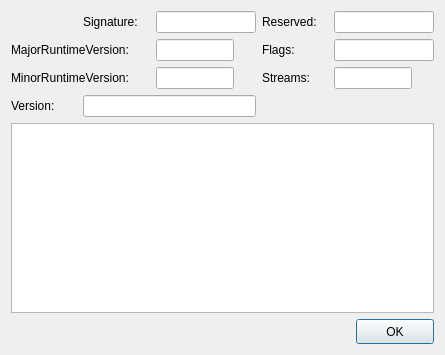
<?xml version="1.0" encoding="UTF-8"?>
<ui version="4.0">
 <class>DialogPEMetaData</class>
 <widget class="QDialog" name="DialogPEMetaData">
  <property name="windowModality">
   <enum>Qt::ApplicationModal</enum>
  </property>
  <property name="geometry">
   <rect>
    <x>0</x>
    <y>0</y>
    <width>445</width>
    <height>355</height>
   </rect>
  </property>
  <property name="minimumSize">
   <size>
    <width>445</width>
    <height>355</height>
   </size>
  </property>
  <property name="maximumSize">
   <size>
    <width>445</width>
    <height>355</height>
   </size>
  </property>
  <property name="windowTitle">
   <string>MetaData</string>
  </property>
  <property name="modal">
   <bool>true</bool>
  </property>
  <layout class="QVBoxLayout" name="verticalLayout">
   <item>
    <layout class="QGridLayout" name="gridLayout">
     <item row="0" column="2">
      <widget class="QLineEditX" name="lineEditSignature">
       <property name="minimumSize">
        <size>
         <width>100</width>
         <height>0</height>
        </size>
       </property>
       <property name="maximumSize">
        <size>
         <width>100</width>
         <height>16777215</height>
        </size>
       </property>
       <property name="alignment">
        <set>Qt::AlignCenter</set>
       </property>
       <property name="readOnly">
        <bool>true</bool>
       </property>
      </widget>
     </item>
     <item row="0" column="3">
      <widget class="QLabel" name="labelReserved">
       <property name="text">
        <string notr="true">Reserved:</string>
       </property>
      </widget>
     </item>
     <item row="0" column="4">
      <widget class="QLineEditX" name="lineEditReserved">
       <property name="minimumSize">
        <size>
         <width>100</width>
         <height>0</height>
        </size>
       </property>
       <property name="maximumSize">
        <size>
         <width>100</width>
         <height>16777215</height>
        </size>
       </property>
       <property name="alignment">
        <set>Qt::AlignCenter</set>
       </property>
       <property name="readOnly">
        <bool>true</bool>
       </property>
      </widget>
     </item>
     <item row="1" column="0" colspan="2">
      <widget class="QLabel" name="labelMajorRuntimeVersion">
       <property name="minimumSize">
        <size>
         <width>69</width>
         <height>0</height>
        </size>
       </property>
       <property name="text">
        <string notr="true">MajorRuntimeVersion:</string>
       </property>
      </widget>
     </item>
     <item row="1" column="2">
      <widget class="QLineEditX" name="lineEditMajorRuntimeVersion">
       <property name="minimumSize">
        <size>
         <width>78</width>
         <height>0</height>
        </size>
       </property>
       <property name="maximumSize">
        <size>
         <width>78</width>
         <height>16777215</height>
        </size>
       </property>
       <property name="alignment">
        <set>Qt::AlignCenter</set>
       </property>
       <property name="readOnly">
        <bool>true</bool>
       </property>
      </widget>
     </item>
     <item row="1" column="3">
      <widget class="QLabel" name="labelFlags">
       <property name="text">
        <string notr="true">Flags:</string>
       </property>
      </widget>
     </item>
     <item row="1" column="4">
      <widget class="QLineEditX" name="lineEditFlags">
       <property name="minimumSize">
        <size>
         <width>100</width>
         <height>0</height>
        </size>
       </property>
       <property name="maximumSize">
        <size>
         <width>100</width>
         <height>16777215</height>
        </size>
       </property>
       <property name="alignment">
        <set>Qt::AlignCenter</set>
       </property>
       <property name="readOnly">
        <bool>true</bool>
       </property>
      </widget>
     </item>
     <item row="2" column="0" colspan="2">
      <widget class="QLabel" name="labelMinorRuntimeVersion">
       <property name="text">
        <string notr="true">MinorRuntimeVersion:</string>
       </property>
      </widget>
     </item>
     <item row="2" column="2">
      <widget class="QLineEditX" name="lineEditMinorRuntimeVersion">
       <property name="minimumSize">
        <size>
         <width>78</width>
         <height>0</height>
        </size>
       </property>
       <property name="maximumSize">
        <size>
         <width>78</width>
         <height>16777215</height>
        </size>
       </property>
       <property name="alignment">
        <set>Qt::AlignCenter</set>
       </property>
       <property name="readOnly">
        <bool>true</bool>
       </property>
      </widget>
     </item>
     <item row="2" column="3">
      <widget class="QLabel" name="labelStreams">
       <property name="text">
        <string notr="true">Streams:</string>
       </property>
      </widget>
     </item>
     <item row="2" column="4">
      <widget class="QLineEditX" name="lineEditStreams">
       <property name="minimumSize">
        <size>
         <width>78</width>
         <height>0</height>
        </size>
       </property>
       <property name="maximumSize">
        <size>
         <width>78</width>
         <height>16777215</height>
        </size>
       </property>
       <property name="alignment">
        <set>Qt::AlignCenter</set>
       </property>
       <property name="readOnly">
        <bool>true</bool>
       </property>
      </widget>
     </item>
     <item row="3" column="0">
      <widget class="QLabel" name="labelVersion">
       <property name="text">
        <string notr="true">Version:</string>
       </property>
      </widget>
     </item>
     <item row="3" column="1" colspan="2">
      <widget class="QLineEditX" name="lineEditVersion">
       <property name="minimumSize">
        <size>
         <width>100</width>
         <height>0</height>
        </size>
       </property>
       <property name="text">
        <string/>
       </property>
       <property name="alignment">
        <set>Qt::AlignCenter</set>
       </property>
       <property name="readOnly">
        <bool>true</bool>
       </property>
      </widget>
     </item>
     <item row="0" column="1">
      <widget class="QLabel" name="labelSignature">
       <property name="text">
        <string notr="true">Signature:</string>
       </property>
      </widget>
     </item>
    </layout>
   </item>
   <item>
    <widget class="QTreeWidgetX" name="treeWidgetExtra">
     <property name="contextMenuPolicy">
      <enum>Qt::CustomContextMenu</enum>
     </property>
     <property name="editTriggers">
      <set>QAbstractItemView::NoEditTriggers</set>
     </property>
     <property name="selectionMode">
      <enum>QAbstractItemView::SingleSelection</enum>
     </property>
     <property name="selectionBehavior">
      <enum>QAbstractItemView::SelectRows</enum>
     </property>
     <attribute name="headerVisible">
      <bool>false</bool>
     </attribute>
     <column>
      <property name="text">
       <string notr="true">1</string>
      </property>
     </column>
    </widget>
   </item>
   <item>
    <layout class="QHBoxLayout" name="horizontalLayout">
     <item>
      <spacer name="horizontalSpacer">
       <property name="orientation">
        <enum>Qt::Horizontal</enum>
       </property>
       <property name="sizeHint" stdset="0">
        <size>
         <width>40</width>
         <height>20</height>
        </size>
       </property>
      </spacer>
     </item>
     <item>
      <widget class="QPushButtonX" name="pushButtonOK">
       <property name="minimumSize">
        <size>
         <width>78</width>
         <height>25</height>
        </size>
       </property>
       <property name="maximumSize">
        <size>
         <width>78</width>
         <height>25</height>
        </size>
       </property>
       <property name="text">
        <string>OK</string>
       </property>
      </widget>
     </item>
    </layout>
   </item>
  </layout>
 </widget>
 <customwidgets>
  <customwidget>
   <class>QPushButtonX</class>
   <extends>QPushButton</extends>
   <header>qpushbuttonx.h</header>
  </customwidget>
  <customwidget>
   <class>QLineEditX</class>
   <extends>QLineEdit</extends>
   <header>qlineeditx.h</header>
  </customwidget>
  <customwidget>
   <class>QTreeWidgetX</class>
   <extends>QTreeWidget</extends>
   <header>qtreewidgetx.h</header>
  </customwidget>
 </customwidgets>
 <resources/>
 <connections/>
</ui>
